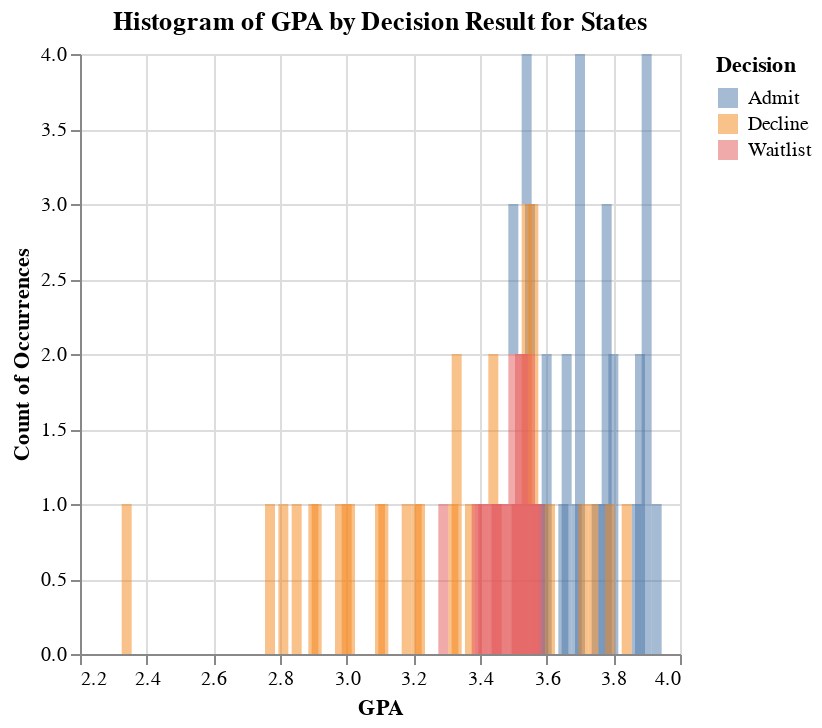

Here is the notebook cell this chart was saved with:
### Code cell
# Dropdown selection
input_dropdown = alt.binding_select(options=[None] + unique_states, labels = ['All'] + unique_states, name='State')
selection = alt.selection_single(fields=['State'], bind=input_dropdown)

gpa_bar = alt.Chart(df).transform_filter(
    selection
).mark_bar(
    opacity=0.5,
    binSpacing=0
).encode(
    alt.X('GPA:Q'),
    alt.Y('count()', title='Count of Occurrences'),
    alt.Color('Decision:N')
).add_selection(selection).interactive()
chart_title = "Histogram of GPA by Decision Result for States"
gpa_bar = gpa_bar.properties(title=chart_title)

gpa_bar

### Figure 1 — Vega-Lite specification as saved in the notebook (floating-point values rounded to 4 significant figures)
{"config": {"view": {"continuousWidth": 300, "continuousHeight": 300}}, "data": {"name": "data-92a7c7e9ee40db10d3ddcd8747bca94b"}, "mark": {"type": "bar", "binSpacing": 0, "opacity": 0.5}, "encoding": {"color": {"field": "Decision", "type": "nominal"}, "x": {"field": "GPA", "type": "quantitative"}, "y": {"aggregate": "count", "title": "Count of Occurrences", "type": "quantitative"}}, "params": [{"name": "param_11", "select": {"type": "point", "fields": ["State"]}, "bind": {"input": "select", "options": [null, "California", "Colorado", "Florida", "Utah", "Mississippi", "Oregon", "Virginia", "Alabama", "New York", "Vermont"], "labels": ["All", "California", "Colorado", "Florida", "Utah", "Mississippi", "Oregon", "Virginia", "Alabama", "New York", "Vermont"], "name": "State"}}, {"name": "param_12", "select": {"type": "interval", "encodings": ["x", "y"]}, "bind": "scales"}], "title": "Histogram of GPA by Decision Result for States", "transform": [{"filter": {"param": "param_11"}}], "$schema": "https://vega.github.io/schema/vega-lite/v5.8.0.json", "datasets": {"data-92a7c7e9ee40db10d3ddcd8747bca94b": [{"Decision": "Admit", "State": "California", "GPA": 3.9, "WorkExp": 6.7, "TestScore": 962.0, "WritingScore": 100, "Gender": 1.0, "VolunteerLevel": 0}, {"Decision": "Admit", "State": "Florida", "GPA": 3.8, "WorkExp": 1.4, "TestScore": 969.0, "WritingScore": 97, "Gender": 1.0, "VolunteerLevel": 4}, {"Decision": "Admit", "State": "Colorado", "GPA": 3.6, "WorkExp": 0.9, "TestScore": 969.0, "WritingScore": 97, "Gender": 0.0, "VolunteerLevel": 2}, {"Decision": "Admit", "State": "California", "GPA": 3.88, "WorkExp": 1.5, "TestScore": 967.0, "WritingScore": 95, "Gender": 1.0, "VolunteerLevel": 5}, {"Decision": "Admit", "State": "California", "GPA": 3.7, "WorkExp": 1.2, "TestScore": 969.0, "WritingScore": 94, "Gender": 1.0, "VolunteerLevel": 2}, {"Decision": "Admit", "State": "Florida", "GPA": 3.9, "WorkExp": 4.7, "TestScore": 961.0, "WritingScore": 93, "Gender": 1.0, "VolunteerLevel": 1}, {"Decision": "Admit", "State": "California", "GPA": 3.7, "WorkExp": 1.4, "TestScore": 966.0, "WritingScore": 94, "Gender": 1.0, "VolunteerLevel": 0}, {"Decision": "Admit", "State": "Florida", "GPA": 3.93, "WorkExp": 0.8, "TestScore": 969.0, "WritingScore": 99, "Gender": 1.0, "VolunteerLevel": 4}, {"Decision": "Admit", "State": "Colorado", "GPA": 3.6, "WorkExp": 1.2, "TestScore": 967.0, "WritingScore": 94, "Gender": 1.0, "VolunteerLevel": 2}, {"Decision": "Admit", "State": "California", "GPA": 3.69, "WorkExp": 3.2, "TestScore": 967.0, "WritingScore": 93, "Gender": 0.0, "VolunteerLevel": 3}, {"Decision": "Admit", "State": "Florida", "GPA": 3.7, "WorkExp": 3.7, "TestScore": 969.0, "WritingScore": 99, "Gender": 0.0, "VolunteerLevel": 2}, {"Decision": "Admit", "State": "Colorado", "GPA": 3.9, "WorkExp": 3.8, "TestScore": 967.0, "WritingScore": 98, "Gender": 1.0, "VolunteerLevel": 3}, {"Decision": "Admit", "State": "Colorado", "GPA": 3.78, "WorkExp": 1.2, "TestScore": 966.0, "WritingScore": 1, "Gender": 0.0, "VolunteerLevel": 4}, {"Decision": "Admit", "State": "California", "GPA": 3.7, "WorkExp": 2.7, "TestScore": 799.0, "WritingScore": 97, "Gender": 0.0, "VolunteerLevel": 5}, {"Decision": "Admit", "State": "Florida", "GPA": 3.5, "WorkExp": 0.7, "TestScore": 965.0, "WritingScore": 91, "Gender": 0.0, "VolunteerLevel": 1}, {"Decision": "Admit", "State": "Colorado", "GPA": 3.65, "WorkExp": 1.7, "TestScore": 963.0, "WritingScore": 90, "Gender": 0.0, "VolunteerLevel": 1}, {"Decision": "Admit", "State": "Colorado", "GPA": 3.75, "WorkExp": 1.1, "TestScore": 969.0, "WritingScore": 93, "Gender": 1.0, "VolunteerLevel": 0}, {"Decision": "Admit", "State": "California", "GPA": 3.78, "WorkExp": 8.7, "TestScore": 966.0, "WritingScore": 91, "Gender": 0.0, "VolunteerLevel": 2}, {"Decision": "Admit", "State": "Florida", "GPA": 3.54, "WorkExp": 0.7, "TestScore": 965.0, "WritingScore": 11, "Gender": 1.0, "VolunteerLevel": 1}, {"Decision": "Admit", "State": "Florida", "GPA": 3.66, "WorkExp": 2.2, "TestScore": 967.0, "WritingScore": 91, "Gender": 0.0, "VolunteerLevel": 2}, {"Decision": "Admit", "State": "Florida", "GPA": 3.9, "WorkExp": 0.0, "TestScore": 967.0, "WritingScore": 88, "Gender": 1.0, "VolunteerLevel": 0}, {"Decision": "Admit", "State": "Florida", "GPA": 3.55, "WorkExp": 0.0, "TestScore": 962.0, "WritingScore": 97, "Gender": 0.0, "VolunteerLevel": 0}, {"Decision": "Admit", "State": "Colorado", "GPA": 3.59, "WorkExp": 1.7, "TestScore": 969.0, "WritingScore": 93, "Gender": 1.0, "VolunteerLevel": 0}, {"Decision": "Admit", "State": "California", "GPA": 3.66, "WorkExp": 0.9, "TestScore": 956.0, "WritingScore": 89, "Gender": 0.0, "VolunteerLevel": 1}, {"Decision": "Admit", "State": "Utah", "GPA": 3.78, "WorkExp": 1.2, "TestScore": 968.0, "WritingScore": 87, "Gender": 1.0, "VolunteerLevel": 2}, {"Decision": "Admit", "State": "Colorado", "GPA": 3.88, "WorkExp": 1.0, "TestScore": 969.0, "WritingScore": 93, "Gender": 0.0, "VolunteerLevel": 4}, {"Decision": "Admit", "State": "Florida", "GPA": 3.8, "WorkExp": 1.9, "TestScore": 965.0, "WritingScore": 94, "Gender": 1.0, "VolunteerLevel": 5}, {"Decision": "Admit", "State": "Florida", "GPA": 3.77, "WorkExp": 1.4, "TestScore": 969.0, "WritingScore": 99, "Gender": 0.0, "VolunteerLevel": 4}, {"Decision": "Admit", "State": "California", "GPA": 3.87, "WorkExp": 1.7, "TestScore": 966.0, "WritingScore": 97, "Gender": 1.0, "VolunteerLevel": 5}, {"Decision": "Decline", "State": "Florida", "GPA": 3.56, "WorkExp": 3.7, "TestScore": 899.0, "WritingScore": 78, "Gender": 0.0, "VolunteerLevel": 3}, {"Decision": "Decline", "State": "Florida", "GPA": 3.79, "WorkExp": 1.4, "TestScore": 867.0, "WritingScore": 77, "Gender": 1.0, "VolunteerLevel": 2}, {"Decision": "Decline", "State": "Florida", "GPA": 3.71, "WorkExp": 0.7, "TestScore": 789.0, "WritingScore": 82, "Gender": 0.0, "VolunteerLevel": 4}, {"Decision": "Decline", "State": "Florida", "GPA": 3.74, "WorkExp": 1.3, "TestScore": 800.0, "WritingScore": 56, "Gender": 1.0, "VolunteerLevel": 4}, {"Decision": "Decline", "State": "Florida", "GPA": 3.61, "WorkExp": 1.3, "TestScore": 789.0, "WritingScore": 56, "Gender": 1.0, "VolunteerLevel": 5}, {"Decision": "Decline", "State": "Florida", "GPA": 3.54, "WorkExp": 0.9, "TestScore": 765.0, "WritingScore": 78, "Gender": 1.0, "VolunteerLevel": 0}, {"Decision": "Decline", "State": "Florida", "GPA": 3.84, "WorkExp": 2.7, "TestScore": 896.0, "WritingScore": 89, "Gender": 1.0, "VolunteerLevel": 1}, {"Decision": "Decline", "State": "Florida", "GPA": 2.81, "WorkExp": 9.2, "TestScore": 764.0, "WritingScore": 56, "Gender": 0.0, "VolunteerLevel": 2}, {"Decision": "Decline", "State": "California", "GPA": 2.34, "WorkExp": 0.8, "TestScore": 754.0, "WritingScore": 76, "Gender": 1.0, "VolunteerLevel": 1}, {"Decision": "Decline", "State": "Oregon", "GPA": 2.9, "WorkExp": 0.9, "TestScore": 769.0, "WritingScore": 87, "Gender": 1.0, "VolunteerLevel": 4}, {"Decision": "Decline", "State": "Florida", "GPA": 3.33, "WorkExp": 1.6, "TestScore": 766.0, "WritingScore": 81, "Gender": 1.0, "VolunteerLevel": 5}, {"Decision": "Decline", "State": "Virginia", "GPA": 3.37, "WorkExp": 0.9, "TestScore": 766.0, "WritingScore": 79, "Gender": 0.0, "VolunteerLevel": 2}, {"Decision": "Decline", "State": "Colorado", "GPA": 3.0, "WorkExp": 1.2, "TestScore": 768.0, "WritingScore": 77, "Gender": 1.0, "VolunteerLevel": 1}, {"Decision": "Decline", "State": "Florida", "GPA": 3.1, "WorkExp": 1.9, "TestScore": 751.0, "WritingScore": 76, "Gender": 0.0, "VolunteerLevel": 0}, {"Decision": "Decline", "State": "Virginia", "GPA": 3.22, "WorkExp": 3.2, "TestScore": 769.0, "WritingScore": 75, "Gender": 0.0, "VolunteerLevel": 1}, {"Decision": "Decline", "State": "Florida", "GPA": 3.54, "WorkExp": 1.1, "TestScore": 767.0, "WritingScore": 65, "Gender": 0.0, "VolunteerLevel": 4}, {"Decision": "Decline", "State": "Colorado", "GPA": 3.44, "WorkExp": 3.2, "TestScore": 757.0, "WritingScore": 74, "Gender": 1.0, "VolunteerLevel": 3}, {"Decision": "Decline", "State": "Colorado", "GPA": 2.98, "WorkExp": 0.7, "TestScore": 763.0, "WritingScore": 71, "Gender": 0.0, "VolunteerLevel": 1}, {"Decision": "Decline", "State": "Virginia", "GPA": 2.77, "WorkExp": 3.7, "TestScore": 763.0, "WritingScore": 73, "Gender": 1.0, "VolunteerLevel": 5}, {"Decision": "Decline", "State": "Florida", "GPA": 3.18, "WorkExp": 1.4, "TestScore": 768.0, "WritingScore": 72, "Gender": 0.0, "VolunteerLevel": 0}, {"Decision": "Decline", "State": "Colorado", "GPA": 3.11, "WorkExp": 1.7, "TestScore": 758.0, "WritingScore": 69, "Gender": 1.0, "VolunteerLevel": 3}, {"Decision": "Decline", "State": "Colorado", "GPA": 3.32, "WorkExp": 1.7, "TestScore": 768.0, "WritingScore": 78, "Gender": 0.0, "VolunteerLevel": 4}, {"Decision": "Decline", "State": "Utah", "GPA": 3.01, "WorkExp": 1.4, "TestScore": 769.0, "WritingScore": 69, "Gender": 0.0, "VolunteerLevel": 2}, {"Decision": "Decline", "State": "Utah", "GPA": 3.33, "WorkExp": 0.8, "TestScore": 768.0, "WritingScore": 70, "Gender": 0.0, "VolunteerLevel": 1}, {"Decision": "Decline", "State": "Mississippi", "GPA": 2.91, "WorkExp": 6.2, "TestScore": 753.0, "WritingScore": 77, "Gender": 1.0, "VolunteerLevel": 1}, {"Decision": "Decline", "State": "Florida", "GPA": 3.56, "WorkExp": 1.7, "TestScore": 769.0, "WritingScore": 81, "Gender": 1.0, "VolunteerLevel": 4}, {"Decision": "Decline", "State": "Colorado", "GPA": 2.85, "WorkExp": 4.6, "TestScore": 762.0, "WritingScore": 75, "Gender": 1.0, "VolunteerLevel": 4}, {"Decision": "Decline", "State": "Virginia", "GPA": 3.21, "WorkExp": 1.7, "TestScore": 766.0, "WritingScore": 79, "Gender": 1.0, "VolunteerLevel": 5}, {"Decision": "Waitlist", "State": "Florida", "GPA": 3.4, "WorkExp": 1.9, "TestScore": 859.0, "WritingScore": 88, "Gender": 0.0, "VolunteerLevel": 4}, {"Decision": "Waitlist", "State": "Florida", "GPA": 3.45, "WorkExp": 4.7, "TestScore": 867.0, "WritingScore": 71, "Gender": 0.0, "VolunteerLevel": 3}, {"Decision": "Waitlist", "State": "Florida", "GPA": 3.5, "WorkExp": 1.7, "TestScore": 869.0, "WritingScore": 73, "Gender": 0.0, "VolunteerLevel": 2}, {"Decision": "Waitlist", "State": "New York", "GPA": 3.55, "WorkExp": 2.2, "TestScore": 866.0, "WritingScore": 74, "Gender": 1.0, "VolunteerLevel": 1}, {"Decision": "Waitlist", "State": "Alabama", "GPA": 3.41, "WorkExp": 1.2, "TestScore": 868.0, "WritingScore": 85, "Gender": 0.0, "VolunteerLevel": 0}, {"Decision": "Waitlist", "State": "Florida", "GPA": 3.53, "WorkExp": 1.7, "TestScore": 869.0, "WritingScore": 87, "Gender": 1.0, "VolunteerLevel": 2}, {"Decision": "Waitlist", "State": "Colorado", "GPA": 3.5, "WorkExp": 3.5, "TestScore": 869.0, "WritingScore": 83, "Gender": 0.0, "VolunteerLevel": 4}, {"Decision": "Waitlist", "State": "Utah", "GPA": 3.39, "WorkExp": 1.8, "TestScore": 866.0, "WritingScore": 82, "Gender": 1.0, "VolunteerLevel": 5}, {"Decision": "Waitlist", "State": "California", "GPA": 3.52, "WorkExp": 2.7, "TestScore": 855.0, "WritingScore": 87, "Gender": 1.0, "VolunteerLevel": 3}, {"Decision": "Waitlist", "State": "Colorado", "GPA": 3.49, "WorkExp": 1.3, "TestScore": 866.0, "WritingScore": 86, "Gender": 0.0, "VolunteerLevel": 5}, {"Decision": "Waitlist", "State": "Colorado", "GPA": 3.43, "WorkExp": 1.5, "TestScore": 869.0, "WritingScore": 85, "Gender": 1.0, "VolunteerLevel": 1}, {"Decision": "Waitlist", "State": "Florida", "GPA": 3.44, "WorkExp": 7.2, "TestScore": 865.0, "WritingScore": 84, "Gender": 0.0, "VolunteerLevel": 2}, {"Decision": "Waitlist", "State": "Florida", "GPA": 3.29, "WorkExp": 1.2, "TestScore": 869.0, "WritingScore": 83, "Gender": 1.0, "VolunteerLevel": 4}, {"Decision": "Waitlist", "State": "Utah", "GPA": 3.58, "WorkExp": 0.9, "TestScore": 864.0, "WritingScore": 82, "Gender": 1.0, "VolunteerLevel": 5}, {"Decision": "Waitlist", "State": "Utah", "GPA": 3.57, "WorkExp": 1.4, "TestScore": 869.0, "WritingScore": 80, "Gender": 1.0, "VolunteerLevel": 0}, {"Decision": "Waitlist", "State": "Florida", "GPA": 3.56, "WorkExp": 1.3, "TestScore": 869.0, "WritingScore": 84, "Gender": 1.0, "VolunteerLevel": 3}, {"Decision": "Waitlist", "State": "Florida", "GPA": 3.55, "WorkExp": 2.0, "TestScore": 853.0, "WritingScore": 81, "Gender": 0.0, "VolunteerLevel": 1}, {"Decision": "Waitlist", "State": "Colorado", "GPA": 3.54, "WorkExp": 1.2, "TestScore": 868.0, "WritingScore": 83, "Gender": 0.0, "VolunteerLevel": 2}, {"Decision": "Waitlist", "State": "Vermont", "GPA": 3.53, "WorkExp": 3.3, "TestScore": 862.0, "WritingScore": 85, "Gender": 1.0, "VolunteerLevel": 1}, {"Decision": "Waitlist", "State": "Florida", "GPA": 3.52, "WorkExp": 0.7, "TestScore": 868.0, "WritingScore": 81, "Gender": 0.0, "VolunteerLevel": 4}, {"Decision": "Waitlist", "State": "Florida", "GPA": 3.51, "WorkExp": 3.4, "TestScore": 865.0, "WritingScore": 88, "Gender": 1.0, "VolunteerLevel": 3}, {"Decision": "Waitlist", "State": "California", "GPA": 3.47, "WorkExp": 2.2, "TestScore": 867.0, "WritingScore": 77, "Gender": 1.0, "VolunteerLevel": 5}, {"Decision": "Waitlist", "State": "Florida", "GPA": 3.46, "WorkExp": 1.9, "TestScore": 869.0, "WritingScore": 89, "Gender": 1.0, "VolunteerLevel": 0}]}}
